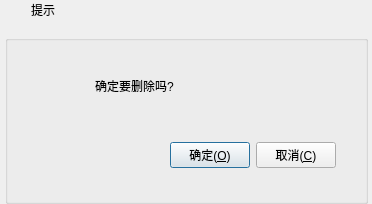
<?xml version="1.0" encoding="UTF-8"?>
<ui version="4.0">
 <class>MyMessageBox</class>
 <widget class="QDialog" name="MyMessageBox">
  <property name="geometry">
   <rect>
    <x>0</x>
    <y>0</y>
    <width>372</width>
    <height>204</height>
   </rect>
  </property>
  <property name="windowTitle">
   <string>Dialog</string>
  </property>
  <widget class="QWidget" name="widget_main" native="true">
   <property name="geometry">
    <rect>
     <x>0</x>
     <y>30</y>
     <width>373</width>
     <height>179</height>
    </rect>
   </property>
   <property name="styleSheet">
    <string notr="true">font: 11pt &quot;微软雅黑&quot;;</string>
   </property>
   <layout class="QVBoxLayout" name="verticalLayout_2">
    <property name="spacing">
     <number>5</number>
    </property>
    <property name="leftMargin">
     <number>5</number>
    </property>
    <property name="topMargin">
     <number>5</number>
    </property>
    <property name="rightMargin">
     <number>5</number>
    </property>
    <property name="bottomMargin">
     <number>5</number>
    </property>
    <item>
     <widget class="QGroupBox" name="groupBox">
      <property name="title">
       <string/>
      </property>
      <widget class="QLabel" name="labIcoMain">
       <property name="geometry">
        <rect>
         <x>30</x>
         <y>30</y>
         <width>45</width>
         <height>45</height>
        </rect>
       </property>
       <property name="styleSheet">
        <string notr="true">border-image: url(:/image/info.png);</string>
       </property>
       <property name="text">
        <string/>
       </property>
      </widget>
      <widget class="QLabel" name="labInfo">
       <property name="geometry">
        <rect>
         <x>90</x>
         <y>30</y>
         <width>241</width>
         <height>41</height>
        </rect>
       </property>
       <property name="text">
        <string>确定要删除吗?</string>
       </property>
       <property name="scaledContents">
        <bool>false</bool>
       </property>
       <property name="wordWrap">
        <bool>true</bool>
       </property>
      </widget>
      <widget class="QWidget" name="layoutWidget">
       <property name="geometry">
        <rect>
         <x>30</x>
         <y>100</y>
         <width>301</width>
         <height>41</height>
        </rect>
       </property>
       <layout class="QHBoxLayout" name="horizontalLayout_3">
        <item>
         <spacer name="horizontalSpacer">
          <property name="orientation">
           <enum>Qt::Horizontal</enum>
          </property>
          <property name="sizeHint" stdset="0">
           <size>
            <width>40</width>
            <height>20</height>
           </size>
          </property>
         </spacer>
        </item>
        <item>
         <widget class="QPushButton" name="btnOk">
          <property name="cursor">
           <cursorShape>PointingHandCursor</cursorShape>
          </property>
          <property name="focusPolicy">
           <enum>Qt::StrongFocus</enum>
          </property>
          <property name="styleSheet">
           <string notr="true"/>
          </property>
          <property name="text">
           <string>确定(&amp;O)</string>
          </property>
          <property name="icon">
           <iconset>
            <normaloff>:/image/update.png</normaloff>:/image/update.png</iconset>
          </property>
          <property name="iconSize">
           <size>
            <width>20</width>
            <height>20</height>
           </size>
          </property>
         </widget>
        </item>
        <item>
         <widget class="QPushButton" name="btnCancel">
          <property name="cursor">
           <cursorShape>PointingHandCursor</cursorShape>
          </property>
          <property name="focusPolicy">
           <enum>Qt::StrongFocus</enum>
          </property>
          <property name="styleSheet">
           <string notr="true"/>
          </property>
          <property name="text">
           <string>取消(&amp;C)</string>
          </property>
          <property name="icon">
           <iconset>
            <normaloff>:/image/close.png</normaloff>:/image/close.png</iconset>
          </property>
          <property name="iconSize">
           <size>
            <width>20</width>
            <height>20</height>
           </size>
          </property>
         </widget>
        </item>
       </layout>
      </widget>
     </widget>
    </item>
   </layout>
  </widget>
  <widget class="QWidget" name="widget_title" native="true">
   <property name="geometry">
    <rect>
     <x>0</x>
     <y>-4</y>
     <width>373</width>
     <height>28</height>
    </rect>
   </property>
   <property name="sizePolicy">
    <sizepolicy hsizetype="Preferred" vsizetype="Fixed">
     <horstretch>0</horstretch>
     <verstretch>0</verstretch>
    </sizepolicy>
   </property>
   <property name="minimumSize">
    <size>
     <width>100</width>
     <height>28</height>
    </size>
   </property>
   <layout class="QHBoxLayout" name="horizontalLayout_2">
    <property name="spacing">
     <number>0</number>
    </property>
    <property name="leftMargin">
     <number>0</number>
    </property>
    <property name="topMargin">
     <number>0</number>
    </property>
    <property name="rightMargin">
     <number>0</number>
    </property>
    <property name="bottomMargin">
     <number>0</number>
    </property>
    <item>
     <widget class="QLabel" name="lab_Ico">
      <property name="sizePolicy">
       <sizepolicy hsizetype="Minimum" vsizetype="Preferred">
        <horstretch>0</horstretch>
        <verstretch>0</verstretch>
       </sizepolicy>
      </property>
      <property name="minimumSize">
       <size>
        <width>31</width>
        <height>0</height>
       </size>
      </property>
      <property name="text">
       <string/>
      </property>
      <property name="alignment">
       <set>Qt::AlignCenter</set>
      </property>
     </widget>
    </item>
    <item>
     <widget class="QLabel" name="lab_Title">
      <property name="sizePolicy">
       <sizepolicy hsizetype="Expanding" vsizetype="Preferred">
        <horstretch>0</horstretch>
        <verstretch>0</verstretch>
       </sizepolicy>
      </property>
      <property name="styleSheet">
       <string notr="true">font: 10pt &quot;微软雅黑&quot;;</string>
      </property>
      <property name="text">
       <string>提示</string>
      </property>
      <property name="alignment">
       <set>Qt::AlignLeading|Qt::AlignLeft|Qt::AlignVCenter</set>
      </property>
     </widget>
    </item>
    <item>
     <widget class="QWidget" name="widget_menu" native="true">
      <property name="sizePolicy">
       <sizepolicy hsizetype="Minimum" vsizetype="Preferred">
        <horstretch>0</horstretch>
        <verstretch>0</verstretch>
       </sizepolicy>
      </property>
      <layout class="QHBoxLayout" name="horizontalLayout">
       <property name="spacing">
        <number>0</number>
       </property>
       <property name="leftMargin">
        <number>0</number>
       </property>
       <property name="topMargin">
        <number>0</number>
       </property>
       <property name="rightMargin">
        <number>0</number>
       </property>
       <property name="bottomMargin">
        <number>0</number>
       </property>
       <item>
        <widget class="QPushButton" name="btnMenu_Close">
         <property name="sizePolicy">
          <sizepolicy hsizetype="Minimum" vsizetype="Expanding">
           <horstretch>0</horstretch>
           <verstretch>0</verstretch>
          </sizepolicy>
         </property>
         <property name="minimumSize">
          <size>
           <width>40</width>
           <height>0</height>
          </size>
         </property>
         <property name="cursor">
          <cursorShape>ArrowCursor</cursorShape>
         </property>
         <property name="focusPolicy">
          <enum>Qt::NoFocus</enum>
         </property>
         <property name="toolTip">
          <string>关闭</string>
         </property>
         <property name="text">
          <string/>
         </property>
         <property name="flat">
          <bool>true</bool>
         </property>
        </widget>
       </item>
      </layout>
     </widget>
    </item>
   </layout>
  </widget>
 </widget>
 <resources/>
 <connections/>
</ui>
